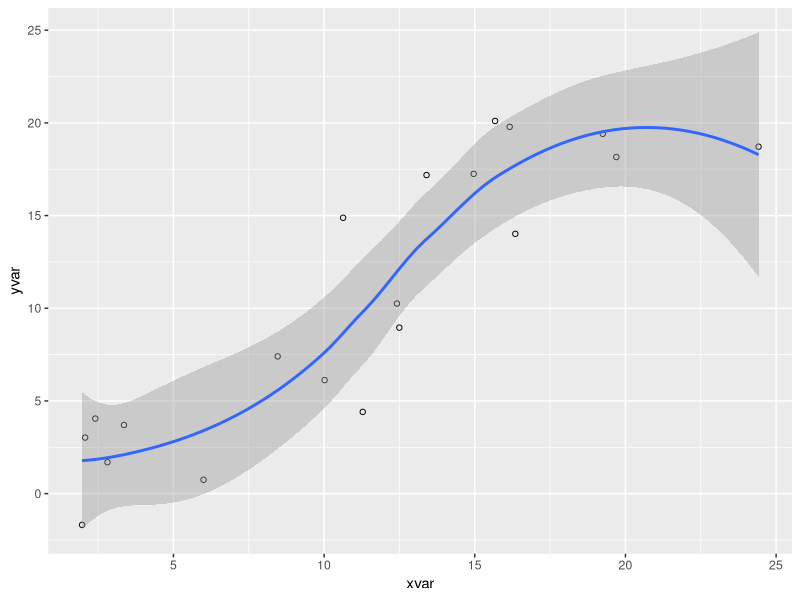

The R script that drew this image:
## ---- chunk 1
#| code-fold: true
summary(cars)
## ---- chunk 2
#| label: fig-pressure
#| fig-cap: "Pressure"
#| code-fold: true

library(ggplot2)

dat <- data.frame(cond = rep(c("A", "B"), each=10),
                  xvar = 1:20 + rnorm(20,sd=3),
                  yvar = 1:20 + rnorm(20,sd=3))

ggplot(dat, aes(x=xvar, y=yvar)) +
    geom_point(shape=1) + 
    geom_smooth() 
## ---- chunk 3
knitr::kable(head(ggplot2::diamonds))
